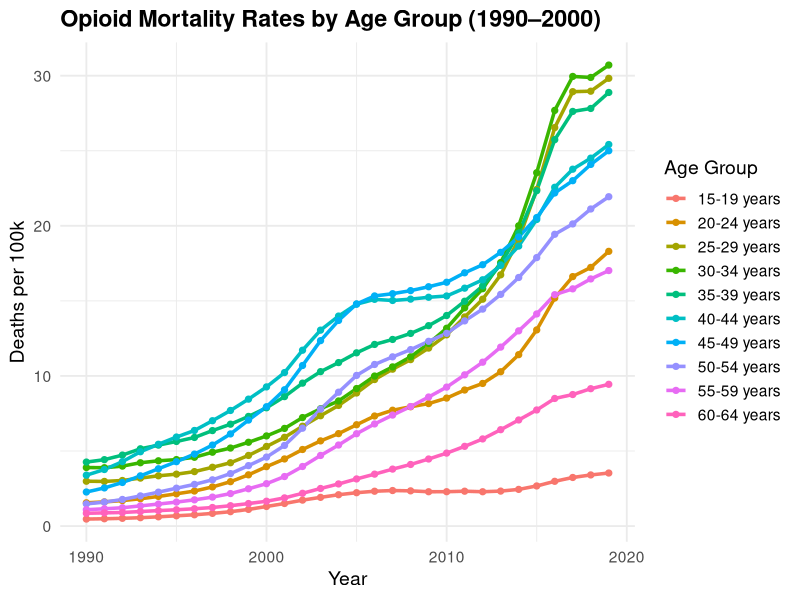
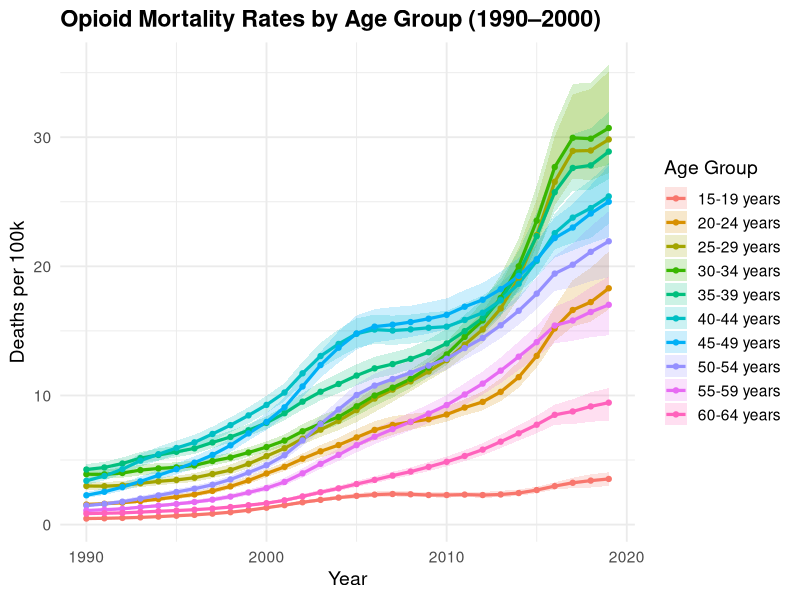
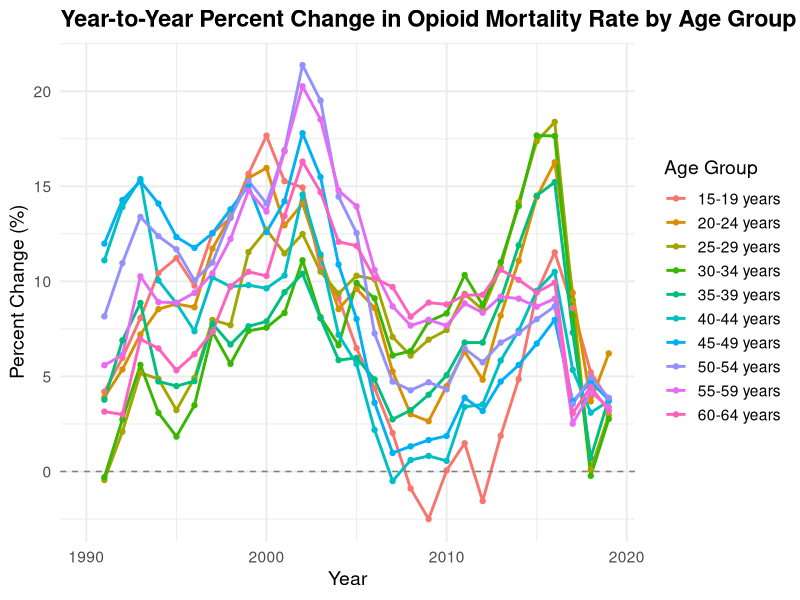

Recreate these plots in R, in order.
## ---- chunk 1
knitr::opts_chunk$set(echo = TRUE)
## ---- chunk 2
library(tidyverse)
library(ggplot2)
library(dplyr)
library(tseries)
library(forecast)
library(ggfortify)
## ---- chunk 3
# Analyze age distribution (US opioid rate age.csv)
age_data <- read.csv("Data/US opioid rate age.csv")

# Check unique values of age bins
unique(age_data$age)
## ---- chunk 4
# Plot the distribution of opioid death rates by age
ggplot(age_data, aes(x = year, y = val, color = age)) +
  geom_line(linewidth = 1.2) +
  geom_point(size = 1.8) +
  labs(
    title = "Opioid Mortality Rates by Age Group (1990–2000)",
    x = "Year",
    y = "Deaths per 100k",
    color = "Age Group"
  ) +
  theme_minimal(base_size = 14) +
  theme(
    legend.position = "right",
    plot.title = element_text(face = "bold")
  )
## ---- chunk 5
# Add highlights around the confidence interval
ggplot(age_data, aes(x = year, y = val, color = age, fill = age)) +
  geom_ribbon(aes(ymin = lower, ymax = upper), alpha = 0.2, color = NA) +  
  geom_line(linewidth = 1.1) +                                                    
  geom_point(size = 1.5) +
  labs(
    title = "Opioid Mortality Rates by Age Group (1990–2000)",
    x = "Year",
    y = "Deaths per 100k",
    color = "Age Group",
    fill = "Age Group"
  ) +
  theme_minimal(base_size = 14) +
  theme(
    legend.position = "right",
    plot.title = element_text(face = "bold")
  )
## ---- chunk 6
# Compute year-to-year percent change per age group
age_change <- age_data %>%
  group_by(age) %>%
  arrange(year, .by_group = TRUE) %>%
  mutate(
    pct_change = 100 * (val - lag(val)) / lag(val)
  ) %>%
  ungroup()

ggplot(age_change, aes(x = year, y = pct_change, color = age)) +
  geom_line(linewidth = 1) +
  geom_point(size = 1.5) +
  geom_hline(yintercept = 0, linetype = "dashed", color = "gray50") +
  labs(
    title = "Year-to-Year Percent Change in Opioid Mortality Rate by Age Group",
    x = "Year",
    y = "Percent Change (%)",
    color = "Age Group"
  ) +
  theme_minimal(base_size = 14) +
  theme(
    legend.position = "right",
    plot.title = element_text(face = "bold")
  )
